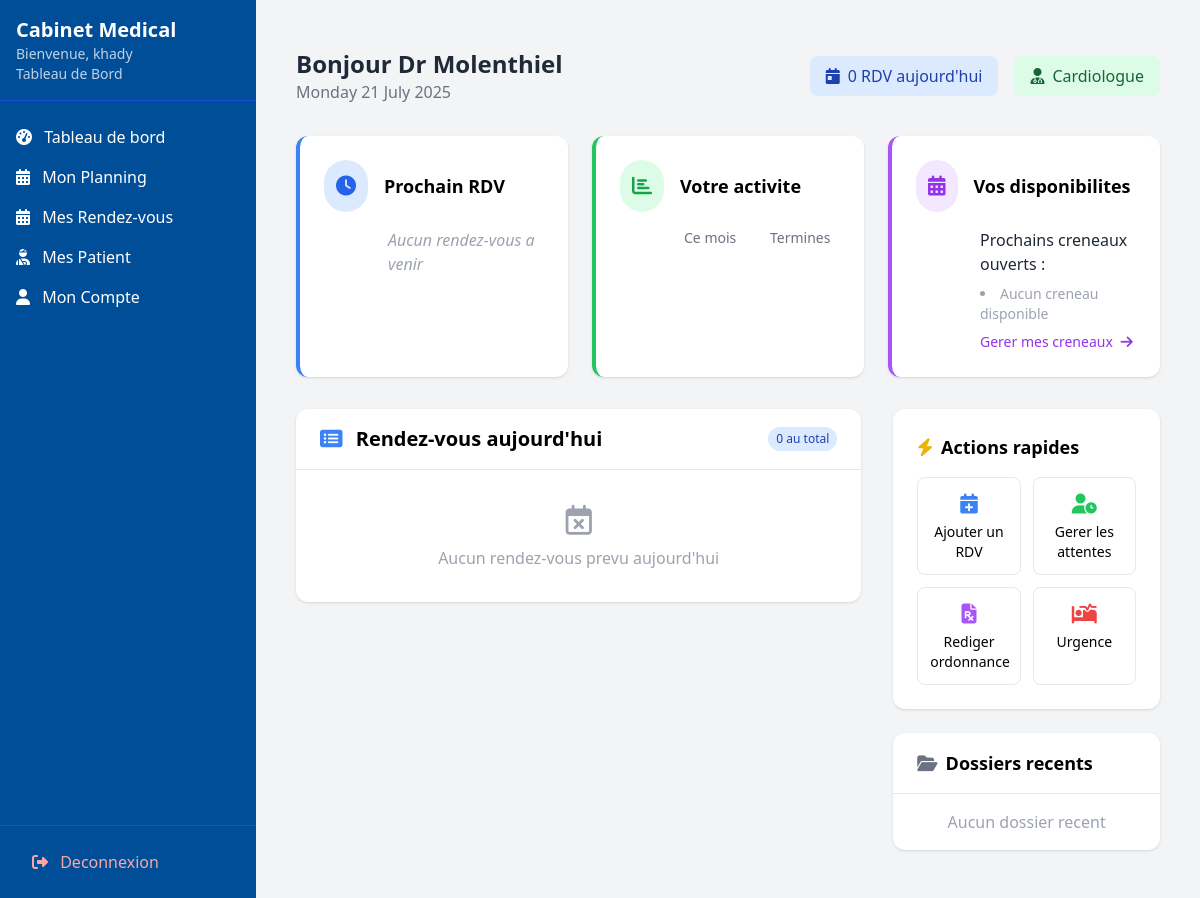
Page /dashboard/docteur/ (signed in) on the committed database.
### utilisateurs/models.py (models this page shows, shortened)
class User(AbstractUser):
    username = None
    email = models.EmailField('email address', unique=True)
    nom = models.CharField(max_length=100)
    prenom = models.CharField(max_length=100)
    is_doctor_request = models.BooleanField(default=False)
    role = models.CharField(
        max_length=20,
        choices=[('patient', 'Patient'), ('docteur', 'Docteur'), ('admin', 'Administrateur')],
        default='patient'
    )
    telephone = models.CharField(max_length=20, blank=True, null=True)
    date_naiss = models.DateField(null=True, blank=True)
    adresse = models.TextField(blank=True)
    genre = models.CharField(max_length=1, choices=[('M', 'Masculin'), ('F', 'Féminin'), ('O', 'Autre')], blank=True)
    verification_code = models.CharField(max_length=6, null=True, blank=True)
    code_expires_at = models.DateTimeField(null=True, blank=True)  #  pour expiration
    USERNAME_FIELD = 'email'
    REQUIRED_FIELDS = ['nom', 'prenom']
    objects = UserManager()
    class Meta:
        db_table = 'utilisateurs_user'
    @property
    def docteur(self):
        """Propriete pour acceder au profil docteur de maniere coherente"""
        return self.docteur_profile
    @property
    def patient(self):
        """Propriete pour acceder au profil patient"""
        return self.patient_profile

class Specialite(models.Model):
    nom = models.CharField(max_length=100, unique=True)
    description = models.TextField(blank=True)
    class Meta:
        verbose_name = "Specialite"
        verbose_name_plural = "Specialites"
        ordering = ['nom']
    nom = models.CharField(max_length=100)
    description = models.TextField(blank=True)

### utilisateurs/views.py (the view)
# urls.py: path('dashboard/docteur/', views.docteur_dashboard, name='docteur_dashboard'),
@login_required
@user_passes_test(lambda u: u.role == 'docteur')
def docteur_dashboard(request):
    if not hasattr(request.user, 'docteur_profile'):
        messages.error(request, "Profil docteur non configuré")
        return redirect('docteur_profile')
    docteur = request.user.docteur_profile
    today = timezone.now().date()
    context = {
        'today_rdv': RendezVous.objects.filter(
            docteur=docteur,
            date=today,
            statut='confirme'
        ).order_by('heure'),
        'pending_rdv': RendezVous.objects.filter(
            docteur=docteur,
            date__gte=today,
            statut='en_attente'
        ).count(),
        'specialite': docteur.specialite,
        'docteur': docteur
    }
    return render(request, 'dashboard/docteur_dashboard.html', context)

### templates/dashboard/docteur_dashboard.html (shortened to what this page needs)
{% extends "base_dashboard.html" %}
{% load static %}
{% block content %}
<div class="container mx-auto px-4 py-6">
    <div class="flex justify-between items-center mb-8">
        <div>
            <h1 class="text-2xl font-bold text-gray-800">Bonjour Dr {{ request.user.nom }}</h1>
            <p class="text-gray-500">{% now "l j F Y" %}</p>
        </div>
        <div class="flex space-x-4">
            <div class="bg-blue-100 text-blue-800 px-4 py-2 rounded-lg flex items-center">
                <i class="fas fa-calendar-day mr-2"></i>
                <span>{{ today_rdv.count }} RDV aujourd'hui</span>
            </div>
            <div class="bg-green-100 text-green-800 px-4 py-2 rounded-lg flex items-center">
                <i class="fas fa-user-md mr-2"></i>
                <span>{{ specialite.nom }}</span>
            </div>
        </div>
    </div>
    <div class="grid grid-cols-1 md:grid-cols-3 gap-6 mb-8">
        <div class="bg-white rounded-xl shadow p-6 border-l-4 border-blue-500">
            <div class="flex items-center mb-4">
                <div class="p-3 rounded-full bg-blue-100 text-blue-600 mr-4">
                    <i class="fas fa-clock text-xl"></i>
                </div>
                <h3 class="text-lg font-semibold">Prochain RDV</h3>
            </div>
            {% if next_rdv %}
            <div class="pl-16">
                <p class="font-medium text-gray-800">{{ next_rdv.patient.user.nom }} {{ next_rdv.patient.user.prenom }}</p>
                <p class="text-gray-500">
                    <i class="far fa-clock mr-1"></i>
                    {{ next_rdv.heure|time:"H:i" }} - {{ next_rdv.get_status_display }}
                </p>
                <p class="text-sm mt-2 text-gray-400">
                    <i class="fas fa-comment-medical mr-1"></i>
                    {{ next_rdv.motif|default:"Aucun motif précise"|truncatechars:30 }}
                </p>
            </div>
            {% else %}
            <p class="text-gray-400 italic pl-16">Aucun rendez-vous a venir</p>
            {% endif %}
        </div>
        <div class="bg-white rounded-xl shadow p-6 border-l-4 border-green-500">
            <div class="flex items-center mb-4">
                <div class="p-3 rounded-full bg-green-100 text-green-600 mr-4">
                    <i class="fas fa-chart-bar text-xl"></i>
                </div>
                <h3 class="text-lg font-semibold">Votre activite</h3>
            </div>
            <div class="grid grid-cols-2 gap-4 pl-16">
                <div>
                    <p class="text-sm text-gray-500">Ce mois</p>
                </div>
                <div>
                    <p class="text-sm text-gray-500">Termines</p>
                </div>
            </div>
        </div>
        <div class="bg-white rounded-xl shadow p-6 border-l-4 border-purple-500">
            <div class="flex items-center mb-4">
                <div class="p-3 rounded-full bg-purple-100 text-purple-600 mr-4">
                    <i class="fas fa-calendar-alt text-xl"></i>
                </div>
                <h3 class="text-lg font-semibold">Vos disponibilites</h3>
            </div>
             <div class="pl-16">
                <p class="text-gray-800 mb-2">Prochains creneaux ouverts :</p>
                <ul class="list-disc list-inside text-sm text-gray-600">
                    {% for slot in available_slots|slice:":3" %}
                    <li>{{ slot.jour|date:"d/m/Y" }} - {{ slot.heure_debut|time:"H:i" }} à {{ slot.heure_fin|time:"H:i" }}</li>
                    {% empty %}
                    <li class="text-gray-400">Aucun creneau disponible</li>
                    {% endfor %}
                </ul>
                <a href="{% url 'planning_docteur' %}" class="text-purple-600 text-sm mt-2 inline-block hover:underline">
                    Gerer mes creneaux <i class="fas fa-arrow-right ml-1"></i>
                </a>
            </div>
        </div>
    </div>
    <div class="grid grid-cols-1 lg:grid-cols-3 gap-8">
        <div class="lg:col-span-2">
            <div class="bg-white rounded-xl shadow overflow-hidden">
                <div class="px-6 py-4 border-b flex justify-between items-center">
                    <h2 class="text-xl font-semibold">
                        <i class="fas fa-list-alt mr-2 text-blue-500"></i>
                        Rendez-vous aujourd'hui
                    </h2>
                    <span class="bg-blue-100 text-blue-800 text-xs px-2 py-1 rounded-full">
                        {{ today_rdv.count }} au total
                    </span>
                </div>
                <div class="divide-y">
                    {% for rdv in today_rdv %}
                    <div class="p-4 hover:bg-gray-50 transition-colors">
                        <div class="flex justify-between items-center">
                            <div>
                                <p class="font-medium flex items-center">
                                    <span class="w-3 h-3 rounded-full mr-2
                                        {% if rdv.status == 'confirmed' %}bg-green-500
                                        {% elif rdv.status == 'pending' %}bg-yellow-500
                                        {% else %}bg-gray-500{% endif %}"></span>
                                    {{ rdv.patient.user.nom }} {{ rdv.patient.user.prenom }}
                                </p>
                                <p class="text-sm text-gray-500 mt-1">
                                    <i class="fas fa-comment-medical mr-1"></i>
                                    {{ rdv.motif|default:"Aucun motif precis"|truncatechars:40 }}
                                </p>
                            </div>
                            <div class="text-right">
                                <p class="font-medium">{{ rdv.heure|time:"H:i" }}</p>
                                <div class="flex space-x-2 mt-1 justify-end">
                                    <a href="#" class="text-blue-500 hover:text-blue-700">
                                        <i class="fas fa-eye"></i>
                                    </a>
                                    <a href="#" class="text-green-500 hover:text-green-700">
                                        <i class="fas fa-check"></i>
                                    </a>
                                    <a href="#" class="text-red-500 hover:text-red-700">
                                        <i class="fas fa-times"></i>
                                    </a>
                                </div>
                            </div>
                        </div>
                    </div>
                    {% empty %}
                    <div class="p-8 text-center text-gray-400">
                        <i class="far fa-calendar-times text-3xl mb-2"></i>
                        <p>Aucun rendez-vous prevu aujourd'hui</p>
                    </div>
                    {% endfor %}
                </div>
            </div>
        </div>
        <div class="space-y-6">
            <div class="bg-white rounded-xl shadow p-6">
                <h3 class="font-semibold text-lg mb-4 flex items-center">
                    <i class="fas fa-bolt mr-2 text-yellow-500"></i>
                    Actions rapides
                </h3>
                <div class="grid grid-cols-2 gap-3">
                    <a href="#" class="p-3 border rounded-lg text-center hover:bg-blue-50 transition-colors">
                        <i class="fas fa-calendar-plus text-blue-500 text-xl mb-1"></i>
                        <p class="text-sm">Ajouter un RDV</p>
                    </a>
                    <a href="#" class="p-3 border rounded-lg text-center hover:bg-green-50 transition-colors">
                        <i class="fas fa-user-clock text-green-500 text-xl mb-1"></i>
                        <p class="text-sm">Gerer les attentes</p>
                    </a>
                    <a href="#" class="p-3 border rounded-lg text-center hover:bg-purple-50 transition-colors">
                        <i class="fas fa-file-prescription text-purple-500 text-xl mb-1"></i>
                        <p class="text-sm">Rediger ordonnance</p>
                    </a>
                    <a href="#" class="p-3 border rounded-lg text-center hover:bg-red-50 transition-colors">
                        <i class="fas fa-procedures text-red-500 text-xl mb-1"></i>
                        <p class="text-sm">Urgence</p>
                    </a>
                </div>
            </div>
            <div class="bg-white rounded-xl shadow overflow-hidden">
                <div class="px-6 py-4 border-b">
                    <h3 class="font-semibold text-lg flex items-center">
                        <i class="fas fa-folder-open mr-2 text-gray-500"></i>
                        Dossiers recents
                    </h3>
                </div>
                <div class="divide-y">
                    {% for patient in recent_patients %}
                    <div class="p-4 hover:bg-gray-50 transition-colors">
                        <div class="flex items-center">
                            <div class="w-10 h-10 rounded-full bg-gray-200 flex items-center justify-center mr-3">
                                {{ patient.user.get_initials }}
                            </div>
                            <div class="flex-1">
                                <p class="font-medium">{{ patient.user.nom }} {{ patient.user.prenom }}</p>
                                <p class="text-sm text-gray-500">
                                    Derniere visite : {{ patient.last_visit|date:"d/m/Y"|default:"Jamais" }}
                                </p>
                            </div>
                            <a href="#" class="text-blue-500 hover:text-blue-700">
                                <i class="fas fa-chevron-right"></i>
                            </a>
                        </div>
                    </div>
                    {% empty %}
                    <div class="p-4 text-center text-gray-400">
                        Aucun dossier recent
                    </div>
                    {% endfor %}
                </div>
            </div>
        </div>
    </div>
</div>
{% endblock %}

### templates/base_dashboard.html (shortened to what this page needs)
<!DOCTYPE html>
<html lang="fr">
<head>
    <script src="https://cdn.tailwindcss.com"></script>
    <link rel="stylesheet" href="https://cdnjs.cloudflare.com/ajax/libs/font-awesome/6.4.0/css/all.min.css">
</head>
<body class="bg-gray-100 font-sans">
    <div class="flex h-screen">
        <div class="sidebar w-64 bg-[#004e98] text-white fixed h-full">
            <div class="p-4 border-b border-blue-700">
                <a href="{% url "index" %}"><h1 class="text-xl font-bold">Cabinet Medical</h1></a>
                <p class="text-sm opacity-75">Bienvenue, {{ request.user.prenom }}</p>
                <p class="text-sm opacity-75">Tableau de Bord</p>
            </div>
            <nav class="mt-4">
                {% if request.user.role == 'admin' %}
                  <div class="space-y-1">
                      <a href="{% url "admed_dashboard" %}" class="block py-2 px-4 hover:bg-blue-700">
                          <i class="fas fa-tachometer-alt mr-2"></i> Tableau de bord
                      </a>
                      <a href="{% url "admin_docteurs_list" %}" class="block py-2 px-4 hover:bg-blue-700">
                          <i class="fas fa-user-md mr-2"></i> Medecins
                      </a>
                      <a href="{% url "admin_patients_list" %}" class="block py-2 px-4 hover:bg-blue-700">
                          <i class="fas fa-user-injured mr-2"></i> Patients
                      </a>
                      <a href="{% url "admin_specialites" %}" class="block py-2 px-4 hover:bg-blue-700">
                         <i class="fas fa-stethoscope mr-2"></i> Specialites
                        </a>
                      <a href="{% url "admin_supervision_rdv" %}" class="block py-2 px-4 hover:bg-blue-700">
                        <i class="fas fa-calendar-check mr-2"></i> Supervision RDV
                        </a>
                     <a href="{% url "admin_profile" %}" class="block py-2 px-4 hover:bg-blue-700">
                        <i class="fas fa-user mr-2"></i> Mon Compte
                    </a>
                  </div>
                {% elif request.user.role == 'docteur' %}
                     <a href="{% url "docteur_dashboard" %}" class="block py-2 px-4 hover:bg-blue-700">
                          <i class="fas fa-tachometer-alt mr-2"></i> Tableau de bord
                      </a>
                    <a href="{% url "planning_docteur" %}" class="block py-2 px-4 hover:bg-blue-700">
                        <i class="fas fa-calendar-alt mr-2"></i> Mon Planning
                    </a>
                    <a href="{% url "liste_rendezvous_docteur" %}" class="block py-2 px-4 hover:bg-blue-700">
                        <i class="fas fa-calendar-alt mr-2"></i> Mes Rendez-vous
                    </a>
                    <a href="{% url "docteur_patients_list" %}" class="block py-2 px-4 hover:bg-blue-700">
                        <i class="fas fa-user-injured mr-2"></i> Mes Patient
                    </a>
                    <a href="{% url "docteur_profile" %}" class="block py-2 px-4 hover:bg-blue-700">
                        <i class="fas fa-user mr-2"></i> Mon Compte
                    </a>
                {% endif %}
                <div class="absolute bottom-0 w-full p-4 border-t border-blue-700">
                    <a href="{% url 'logout' %}" class="block py-2 px-4 text-red-300 hover:bg-blue-700 rounded">
                        <i class="fas fa-sign-out-alt mr-2"></i> Deconnexion
                    </a>
                </div>
            </nav>
        </div>
        <div class="flex-1 ml-64">
            <main class="p-6">
                {% block content %}
                {% endblock %}
            </main>
        </div>
    </div>
</body>
</html>

### rows in the picture
User: user.prenom "khady", user.nom "Molenthiel"
Specialite: nom "Cardiologue"

### other values in the picture
{{ today_rdv.count }} "0"
